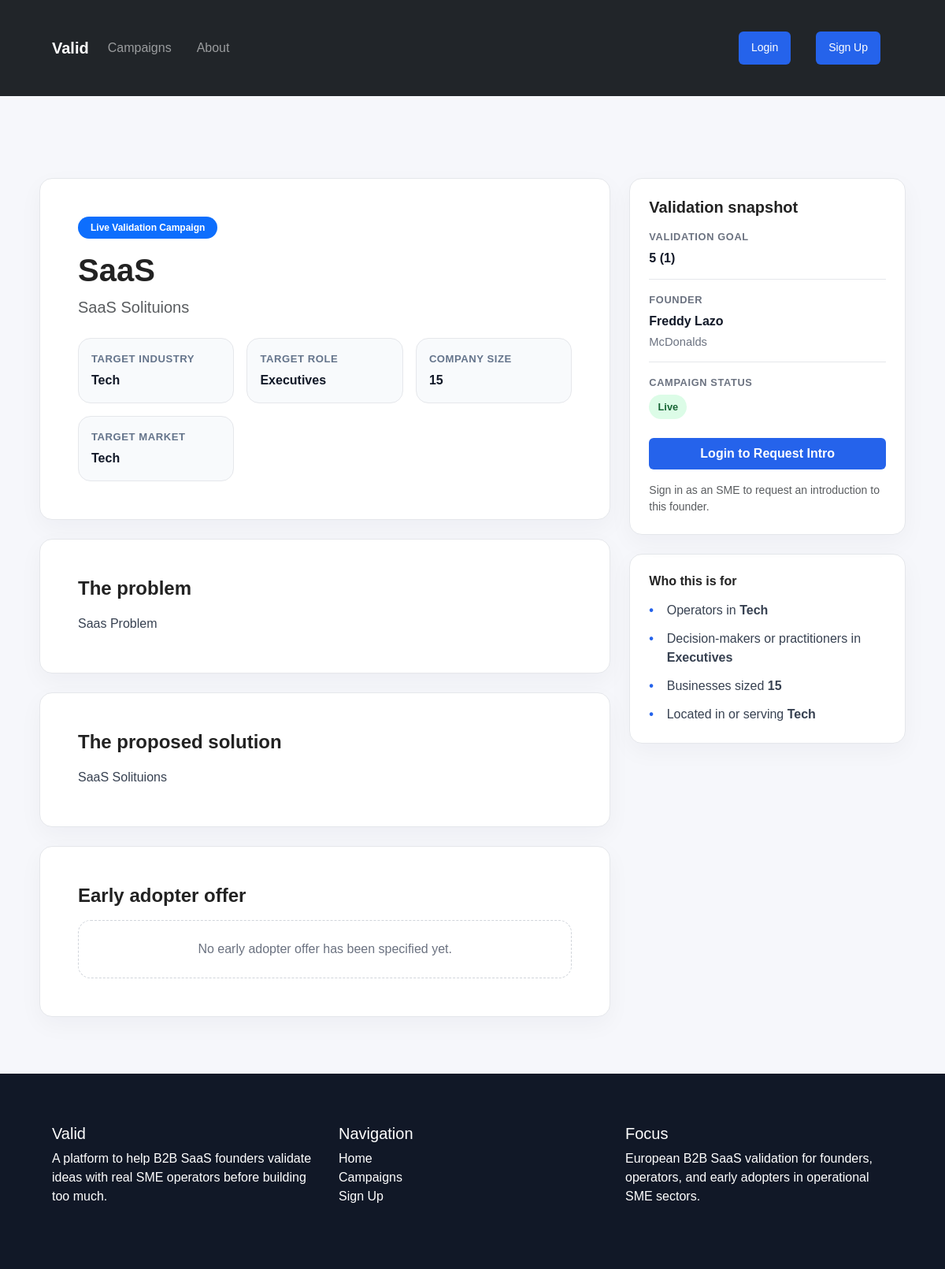
/valid/campaigns/2/, run on the app's committed database.
### campaign/models.py (models this page shows, shortened)
class Campaign(models.Model):
    founder = models.ForeignKey(
        settings.AUTH_USER_MODEL,
        on_delete=models.CASCADE,
        related_name="campaigns",
    )
    title = models.CharField(max_length=255)
    problem_summary = models.TextField()
    solution_summary = models.TextField()
    target_industry = models.CharField(
        max_length=50,
        choices=CampaignIndustry.choices,
    )
    target_role = models.CharField(
        max_length=50,
        choices=CampaignTargetRole.choices,
    )
    target_company_size = models.CharField(
        max_length=50,
        choices=CampaignCompanySize.choices,
    )
    target_market = models.CharField(max_length=100, blank=True)
    validation_goal_type = models.CharField(
        max_length=50,
        choices=CampaignValidationGoal.choices,
    )
    validation_goal_count = models.PositiveIntegerField(default=1)
    pilot_offer_summary = models.TextField(blank=True)
    status = models.CharField(
        max_length=20,
        choices=CampaignStatus.choices,
        default=CampaignStatus.PENDING_REVIEW,
    )
    campaign_image = models.ImageField(upload_to="campaign_visuals/", blank=True, null=True)
    created_at = models.DateTimeField(auto_now_add=True)
    updated_at = models.DateTimeField(auto_now=True)
    class Meta:
        ordering = ["-created_at"]

### account/models.py (models this page shows, shortened)
class Profile(models.Model):
    user = models.OneToOneField(
        settings.AUTH_USER_MODEL,
        on_delete=models.CASCADE,
        related_name="profile",
    )
    role = models.CharField(max_length=20, choices=UserRole.choices)
    company_name = models.CharField(max_length=255, blank=True)
    industry = models.CharField(max_length=100, blank=True)
    country = models.CharField(max_length=100, blank=True)
    company_size = models.CharField(max_length=50, blank=True)
    job_title = models.CharField(max_length=100, blank=True)
    pain_points = models.TextField(blank=True)

### campaign/views.py (the view, shortened to what this page needs)
# urls.py: path("campaigns/<int:campaign_id>/", campaign_detail, name="campaign_detail"),
def campaign_detail(request, campaign_id):
    campaign = get_object_or_404(
        Campaign.objects.select_related("founder", "founder__profile"),
        id=campaign_id,
        status=CampaignStatus.LIVE,
    )
    existing_intro_request = None
    can_request_intro = request.user.is_authenticated and is_sme(request.user)
    if can_request_intro:
        existing_intro_request = IntroRequest.objects.filter(
            campaign=campaign,
            sme_user=request.user,
        ).first()
    context = {
        "campaign": campaign,
        "can_request_intro": can_request_intro,
        "existing_intro_request": existing_intro_request,
    }
    invite_token = request.GET.get("invite")
    return render(request, "campaign/campaign_detail.html", context)

### campaign/templates/campaign/campaign_detail.html (shortened to what this page needs)
{% extends "campaign/base.html" %}
{% block content %}
<div class="container page-shell">
    <div class="row g-4">
        <div class="col-lg-8">
            <div class="section-card mb-4">
                <div class="card-body p-4 p-lg-5">
                    <div class="d-flex justify-content-between align-items-start flex-wrap gap-3 mb-3">
                        <div>
                            <span class="badge rounded-pill text-bg-primary mb-3 px-3 py-2">
                                Live Validation Campaign
                            </span>
                            <h1 class="display-6 fw-bold mb-2">{{ campaign.title }}</h1>
                            <p class="lead text-muted mb-0">
                                {{ campaign.solution_summary|truncatechars:180 }}
                            </p>
                        </div>
                    </div>
                    <div class="campaign-meta-grid mt-4">
                        <div class="campaign-meta-item">
                            <span class="meta-label">Target industry</span>
                            <span class="meta-value">{{ campaign.get_target_industry_display }}</span>
                        </div>
                        <div class="campaign-meta-item">
                            <span class="meta-label">Target role</span>
                            <span class="meta-value">{{ campaign.get_target_role_display }}</span>
                        </div>
                        <div class="campaign-meta-item">
                            <span class="meta-label">Company size</span>
                            <span class="meta-value">{{ campaign.get_target_company_size_display }}</span>
                        </div>
                        <div class="campaign-meta-item">
                            <span class="meta-label">Target market</span>
                            <span class="meta-value">
                                {{ campaign.target_market|default:"Not specified" }}
                            </span>
                        </div>
                    </div>
                </div>
            </div>
            <div class="section-card mb-4">
                <div class="card-body p-4 p-lg-5">
                    <h2 class="h4 fw-bold mb-3">The problem</h2>
                    <div class="campaign-rich-text">
                        <p>{{ campaign.problem_summary|linebreaksbr }}</p>
                    </div>
                </div>
            </div>
            <div class="section-card mb-4">
                <div class="card-body p-4 p-lg-5">
                    <h2 class="h4 fw-bold mb-3">The proposed solution</h2>
                    <div class="campaign-rich-text">
                        <p>{{ campaign.solution_summary|linebreaksbr }}</p>
                    </div>
                </div>
            </div>
            <div class="section-card">
                <div class="card-body p-4 p-lg-5">
                    <h2 class="h4 fw-bold mb-3">Early adopter offer</h2>
                    {% if campaign.pilot_offer_summary %}
                        <div class="offer-box">
                            <p class="mb-0">{{ campaign.pilot_offer_summary|linebreaksbr }}</p>
                        </div>
                    {% else %}
                        <div class="empty-state">
                            No early adopter offer has been specified yet.
                        </div>
                    {% endif %}
                </div>
            </div>
        </div>
        <div class="col-lg-4">
            <div class="section-card sticky-detail-card mb-4">
                <div class="card-body p-4">
                    <h2 class="h5 fw-bold mb-3">Validation snapshot</h2>
                    <div class="snapshot-block mb-3">
                        <div class="snapshot-label">Validation goal</div>
                        <div class="snapshot-value">
                            {{ campaign.get_validation_goal_type_display }} ({{ campaign.validation_goal_count }})
                        </div>
                    </div>
                    <div class="snapshot-block mb-3">
                        <div class="snapshot-label">Founder</div>
                        <div class="snapshot-value">
                            {{ campaign.founder.get_full_name|default:campaign.founder.username }}
                        </div>
                        {% if campaign.founder.profile.company_name %}
                            <div class="snapshot-subvalue">
                                {{ campaign.founder.profile.company_name }}
                            </div>
                        {% endif %}
                    </div>
                    <div class="snapshot-block mb-4">
                        <div class="snapshot-label">Campaign status</div>
                        <div>
                            <span class="status-badge status-accepted">live</span>
                        </div>
                    </div>
                    {% if can_request_intro %}
                        {% if existing_intro_request %}
                            <div class="request-state-box">
                                <div class="snapshot-label mb-2">Your request status</div>
                                <span class="status-badge status-{{ existing_intro_request.status }}">
                                    {{ existing_intro_request.status }}
                                </span>
                            </div>
                        {% else %}
                            <a class="btn btn-primary w-100 py-2 fw-semibold" href="{% url 'sme_request_intro' campaign.id %}">
                                Request Intro
                            </a>
                            <p class="small text-muted mt-3 mb-0">
                                You’ll send a direct signal of interest to the founder. They can then accept or reject the request.
                            </p>
                        {% endif %}
                    {% else %}
                        {% if user.is_authenticated %}
                            <div class="request-state-box">
                                <p class="mb-0 text-muted">
                                    Only SME accounts can request intros for campaigns.
                                </p>
                            </div>
                        {% else %}
                            <a class="btn btn-primary w-100 py-2 fw-semibold" href="{% url 'login' %}">
                                Login to Request Intro
                            </a>
                            <p class="small text-muted mt-3 mb-0">
                                Sign in as an SME to request an introduction to this founder.
                            </p>
                        {% endif %}
                    {% endif %}
                </div>
            </div>
            <div class="section-card">
                <div class="card-body p-4">
                    <h2 class="h6 fw-bold mb-3">Who this is for</h2>
                    <ul class="list-unstyled detail-check-list mb-0">
                        <li>Operators in <strong>{{ campaign.get_target_industry_display }}</strong></li>
                        <li>Decision-makers or practitioners in <strong>{{ campaign.get_target_role_display }}</strong></li>
                        <li>Businesses sized <strong>{{ campaign.get_target_company_size_display }}</strong></li>
                        {% if campaign.target_market %}
                            <li>Located in or serving <strong>{{ campaign.target_market }}</strong></li>
                        {% endif %}
                    </ul>
                </div>
            </div>
        </div>
    </div>
</div>
{% endblock %}

### campaign/static/css/valid.css (style rules this page uses)
body { font-family: Arial, sans-serif; display: flex; flex-direction: column; background: #f6f7fb; margin: 0; color: #222; min-height: 100vh; }
.container { max-width: 1100px; margin: 2rem auto; padding: 0 1rem; }
.btn { display: inline-block; padding: 0.65rem 1rem; background: #2563eb; color: white; text-decoration: none; border-radius: 6px; border: none; cursor: pointer; }
.page-shell { padding: 2.5rem 0; }
.section-card { background: #fff; border: 1px solid #e5e7eb; border-radius: 1rem; box-shadow: 0 10px 30px rgba(15, 23, 42, 0.04); }
.section-card .card-body { padding: 1.5rem; }
.status-badge { display: inline-block; padding: 0.35rem 0.7rem; border-radius: 999px; font-size: 0.8rem; font-weight: 600; text-transform: capitalize; }
.status-accepted { background: #dcfce7; color: #166534; }
.empty-state { border: 1px dashed #d1d5db; border-radius: 1rem; padding: 1.5rem; text-align: center; color: #6b7280; background: #fff; }
.campaign-meta-grid { display: grid; grid-template-columns: repeat(auto-fit, minmax(180px, 1fr)); gap: 1rem; }
.campaign-meta-item { background: #f8fafc; border: 1px solid #e5e7eb; border-radius: 1rem; padding: 1rem; }
.meta-label { display: block; font-size: 0.82rem; font-weight: 600; color: #64748b; text-transform: uppercase; letter-spacing: 0.04em; margin-bottom: 0.35rem; }
.meta-value { display: block; font-size: 1rem; font-weight: 600; color: #111827; }
.campaign-rich-text p { color: #374151; line-height: 1.75; margin-bottom: 0; }
.snapshot-block { padding-bottom: 0.9rem; border-bottom: 1px solid #e5e7eb; }
.snapshot-block:last-of-type { border-bottom: none; padding-bottom: 0; }
.snapshot-label { font-size: 0.8rem; font-weight: 700; color: #6b7280; text-transform: uppercase; letter-spacing: 0.05em; margin-bottom: 0.35rem; }
.snapshot-value { font-size: 1rem; font-weight: 600; color: #111827; }
.snapshot-subvalue { font-size: 0.92rem; color: #6b7280; margin-top: 0.2rem; }
.detail-check-list li { position: relative; padding-left: 1.4rem; margin-bottom: 0.75rem; color: #374151; }
.detail-check-list li:last-child { margin-bottom: 0; }
.detail-check-list li::before { content: "•"; position: absolute; left: 0; top: 0; color: #2563eb; font-weight: 700; }
.sticky-detail-card { position: sticky; top: 90px; }

### data on the page
Campaign: title "SaaS", solution_summary "SaaS Solituions", target_industry "Tech", target_role "Executives", target_company_size "15", target_market "Tech", problem_summary "Saas Problem", validation_goal_type "5", validation_goal_count "1", founder.get_full_name "Freddy Lazo", founder.profile.company_name "McDonalds"
